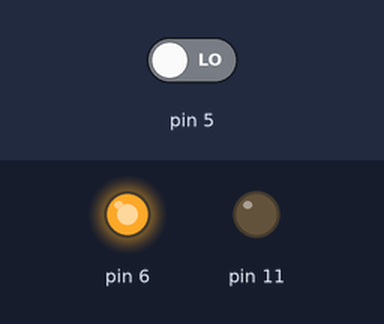
A sketch run on a simulated Arduino Uno, built with avr-gcc and run on an emulated ATmega328P. On the bench: output pins drawn as LEDs (lit = HIGH). The test bench sets the inputs (shaded band); at power-on: pin 5 LOW. What the sketch prints to the serial monitor is not drawn.

Above: at 0.1 s.
Timing chart, 0 to 1.6 s (numbered marks = the images above):
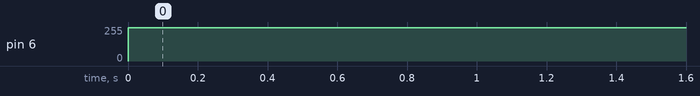

The sketch:

encoder_vantoc.ino
```cpp
#include <util/atomic.h>

#define ENC1_1 4 // right ga25
#define ENC2_1 5
#define ENA 6
#define EN1 9
#define EN2 10
#define ENC1_2 2 // left ga25
#define ENC2_2 3
#define EN3 8
#define EN4 7
#define ENB 11

/* Tính vận tốc xe bằng encoder
  chiều quay của động cơ: Xét thời điểm đầu của xung A & B
  số vòng = số xung / độ phân giải
  vận tốc = số vòng / thời gian (dùng hàm milis() )
*/
float Ts = 200; // ms, khoảng tg tính vận tốc
float do_phan_giai = 374; // số xung sau 1 vòng quay
float count = 0; // đếm số xung
float so_vong;
float tanso;
float R = 3; // Bán kính bánh xe
float Pi = 3.141592654;
float time_begin = 0;
bool dung = false;
float vantoc()
{
  if(dung == false){
    time_begin = millis();
    dung = true;
  }
  if( digitalRead(5) == 1) count++;
  float thoigian = millis() - time_begin;
  if( thoigian > Ts)
  {
     so_vong = count / do_phan_giai;
     tanso =1000 * so_vong / thoigian;
     count = 0;
     dung = false;
     return tanso*R*2*Pi;
  }

}
void setup() {
  pinMode(4, INPUT);
  pinMode(5, INPUT);
  Serial.begin(115200);
}
void setMotor_right(int dir, int pwmVal, int ena, int en1, int en2){ //code động cơ chạy để tính vận tốc
  analogWrite(ena,pwmVal);
  if(dir == 1){ // forward
    digitalWrite(en1,HIGH);
    digitalWrite(en2,LOW);
  }
  else if(dir == -1){ //reverse
    digitalWrite(en1,LOW);
    digitalWrite(en2,HIGH);
  }
  else{ // stop
    digitalWrite(en1,LOW);
    digitalWrite(en2,LOW);
  }
}
void setMotor_left(int dir, int pwmVal, int enb, int en3, int en4){
    analogWrite(enb,pwmVal);
  if(dir == 1){ // forward
    digitalWrite(en3,HIGH);
    digitalWrite(en4,LOW);
  }
  else if(dir == -1){ //reverse
    digitalWrite(en3,LOW);
    digitalWrite(en4,HIGH);
  }
  else{ // stop
    digitalWrite(en3,LOW);
    digitalWrite(en4,LOW);
  }
}

void loop() {
  setMotor_right(1,250,ENA,EN1,EN2);
  setMotor_left(1,0,ENB,EN3,EN4);
  Serial.println("van toc ");
  Serial.println(vantoc());

}
```

Measured:
- by itself, pin 6: 0/255 → 250/255 at 0.00 s
